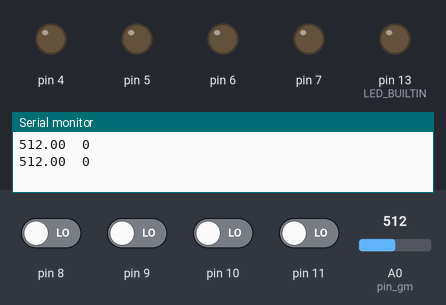
A sketch run on a simulated Arduino Uno, built with avr-gcc and run on an emulated ATmega328P. On the bench: output pins drawn as LEDs (lit = HIGH), the last lines printed to the serial monitor. The test bench sets the inputs (shaded band); at power-on: pin 8–11 LOW, A0 (pin_gm) = 512.

Above: at 2.8 s.
2.9 s: A0 (pin_gm) set to 53
4.4 s: A0 (pin_gm) set to 46
At 5.9 s:
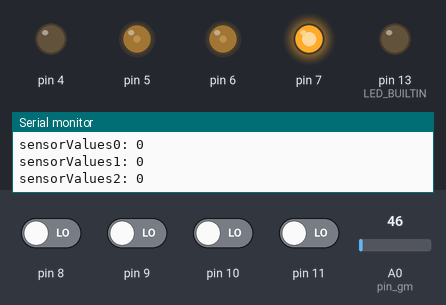
Timing chart, 0 to 7.4 s (numbered marks = the images above; inputs shaded):
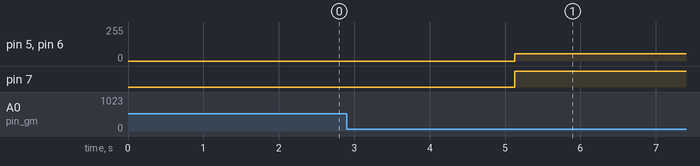

The sketch:

bujiaozhun_gm.ino
```cpp
#include <QTRSensors.h>

// This example is designed for use with six analog QTR sensors. These
// reflectance sensors should be connected to analog pins A0 to A5. The
// sensors' emitter control pin (CTRL or LEDON) can optionally be connected to
// digital pin 2, or you can leave it disconnected and remove the call to
// setEmitterPin().
//
// The setup phase of this example calibrates the sensors for ten seconds and
// turns on the Arduino's LED (usually on pin 13) while calibration is going
// on. During this phase, you should expose each reflectance sensor to the
// lightest and darkest readings they will encounter. For example, if you are
// making a line follower, you should slide the sensors across the line during
// the calibration phase so that each sensor can get a reading of how dark the
// line is and how light the ground is. Improper calibration will result in
// poor readings.
//
// The main loop of the example reads the calibrated sensor values and uses
// them to estimate the position of a line. You can test this by taping a piece
// of 3/4" black electrical tape to a piece of white paper and sliding the
// sensor across it. It prints the sensor values to the serial monitor as
// numbers from 0 (maximum reflectance) to 1000 (minimum reflectance) followed
// by the estimated location of the line as a number from 0 to 5000. 1000 means
// the line is directly under sensor 1, 2000 means directly under sensor 2,
// etc. 0 means the line is directly under sensor 0 or was last seen by sensor
// 0 before being lost. 5000 means the line is directly under sensor 5 or was
// last seen by sensor 5 before being lost.

#define Kp 5.5
#define Kd 10
#define Ki 0

#define leftMotorBaseSpeed 55 //tune
#define rightMotorBaseSpeed 55

#define maxSpeed 90
#define minSpeed 10

QTRSensors qtr;

const uint8_t SensorCount = 4;
uint16_t sensorValues[SensorCount];
int xiao = 176;
double weightage[SensorCount] = {20, 40, -40, -20}; //change accordinlgly, how much u want it to turn
double error = 0;
double errorSum = 0;
double lastError = 0;

int leftMotorSpeed;
int rightMotorSpeed;
int csensor[4];
int leftPrevious;
int rightPrevious;
float yz_gm = 50; //光敏电阻触发阈值（电压）
int pin_gm = A0; //光敏接口针脚
int ini_gm = 30;
int zt = 0; //状态数，初始为0（关闭）
void setup()
{
  // configure the sensors
  qtr.setTypeRC();
  qtr.setSensorPins((const uint8_t[]) {
    8, 9, 10, 11
  }, SensorCount); // change pins
  //qtr.setEmitterPin(2);
  pinMode(LED_BUILTIN, OUTPUT);
  pinMode (4, OUTPUT);
  pinMode (5, OUTPUT);
  pinMode (6, OUTPUT);
  pinMode (7, OUTPUT);
  pinMode(pin_gm, INPUT);

  // print the calibration minimum values measured when emitters were on
  Serial.begin(9600);
}

void loop()
{
  if (zt == 0) {
    delay(1000);
    float gm = analogRead(pin_gm); //读取光敏针脚
    Serial.print(gm);
    Serial.print('\t');
    Serial.print(zt);
    Serial.println();
    if (gm < yz_gm) { //有额外照明(gm<yz_gm)（电阻小，电压低）
      zt = 1;
    }
  }
  else if (zt == 1) {
    Serial.print("zt");
    Serial.print(zt);
    Serial.println();
    qtr.read(sensorValues);
    for (int i = 0; i < SensorCount; i++)
    {
      Serial.print("Sensor");
      Serial.print(i);
      Serial.print (": ");
      Serial.println(sensorValues[i]);
      if (sensorValues[i] < xiao) {
        sensorValues[i] = 0;
      }
      else {
        sensorValues[i] = ((long)1000) * (sensorValues[i] - xiao) / (2500 - xiao);
      }
    }

    error = weightedAverage();

    int calibration = (int)round(PID(error));

    Serial.print ("Calibration: ");
    Serial.println (calibration);

    leftMotorSpeed = leftMotorBaseSpeed - calibration;
    rightMotorSpeed = rightMotorBaseSpeed + calibration;
    Serial.print(leftMotorSpeed);
    Serial.print("\t");
    Serial.print(rightMotorSpeed);
    Serial.println();

    //white readings
    // if (allwhite())
    // leftmotorspeed = leftprevious;

    // pseudocode for allwhite (bool)
    // int sum]
    // for (i 0 i < 5 i ++ )
    //      sum += sensorValues[i];
    // if sum < <something>


    //normal

    if (leftMotorSpeed >= 0 and rightMotorSpeed >= 0)
    {
      leftMotorSpeed = constrain(leftMotorSpeed, 0, maxSpeed);
      rightMotorSpeed = constrain(rightMotorSpeed, 0, maxSpeed);

      analogWrite (5, rightMotorSpeed);
      digitalWrite (4, LOW); //LOW is forward

      analogWrite (6, leftMotorSpeed);
      digitalWrite (7, HIGH);
    }
    else if (leftMotorSpeed < 0 and rightMotorSpeed > 0)
    {
      leftMotorSpeed = constrain(0 - leftMotorSpeed, 0, maxSpeed);
      rightMotorSpeed = constrain(rightMotorSpeed, 0, maxSpeed);

      analogWrite (5, rightMotorSpeed);
      digitalWrite (4, LOW);

      analogWrite (6, leftMotorSpeed);
      digitalWrite (7, LOW);
    }
    else if (leftMotorSpeed > 0 and rightMotorSpeed < 0)
    {
      leftMotorSpeed = constrain(leftMotorSpeed, 0, maxSpeed);
      rightMotorSpeed = constrain(0 - rightMotorSpeed, 0, maxSpeed);

      analogWrite (5, rightMotorSpeed);
      digitalWrite (4, HIGH);

      analogWrite (6, leftMotorSpeed);
      digitalWrite (7, HIGH);


    }
    Serial.print(leftMotorSpeed);
    Serial.print("\t");
    Serial.print(rightMotorSpeed);
    Serial.println();
    leftPrevious = leftMotorSpeed;
    rightPrevious = rightMotorSpeed;
  }
}

double weightedAverage (void)
{
  int sum = 0;
  double weightedSum = 0;
  for (int i = 0; i < SensorCount; i++)
  {
    weightedSum += sensorValues[i] * weightage[i];
    sum += sensorValues[i];
    Serial.print("sensorValues");
    Serial.print(i);
    Serial.print (": ");
    Serial.println(sensorValues[i]);
  }

  double weightedAverage = weightedSum / (double) sum;

  Serial.print ("Weighted Average: ");
  Serial.println (weightedAverage);

  return weightedAverage;
}

double PID (int error)
{
  errorSum += error;
  double differentialError = error - lastError;
  lastError = error;

  double output = Kp * error + Kd * differentialError + Ki * errorSum;

  return output;
}
```

Measured:
- the behaviour switches between 50 and 49 on A0 (pin_gm) (found by bisection; images 0 and 1)
- after the input at 4.4 s, pin 5, pin 6: 0/255 → 55/255 after 0.73 s; pin 7: LOW → HIGH after 0.73 s
